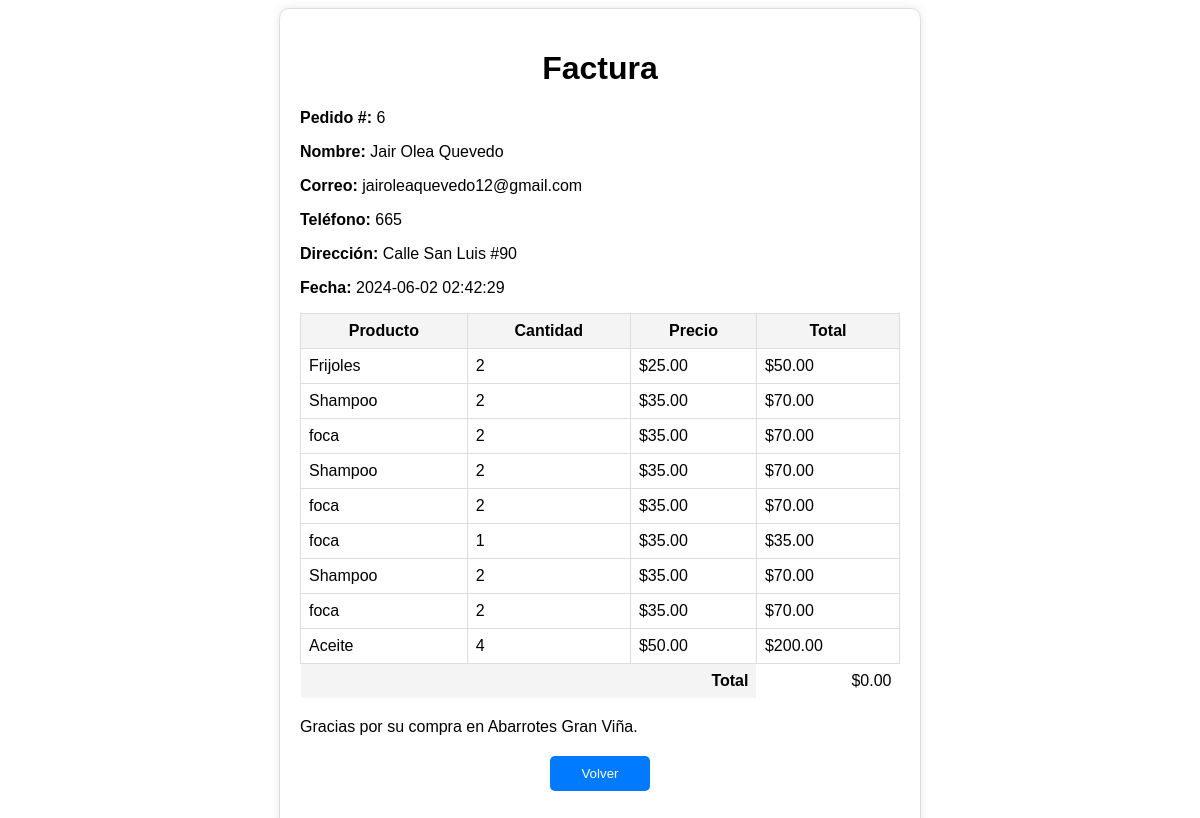
Page /factura.php?pedido_id=6 on the committed database.
### tables this page shows
CREATE TABLE `pedidos` (
  `id` int(11) NOT NULL,
  `nombre_completo` varchar(255) DEFAULT NULL,
  `correo` varchar(255) DEFAULT NULL,
  `telefono` varchar(255) DEFAULT NULL,
  `direccion` varchar(255) DEFAULT NULL,
  `producto` varchar(255) DEFAULT NULL,
  `cantidad` int(11) DEFAULT NULL,
  `id_cliente` int(11) DEFAULT NULL,
  `total` decimal(10,2) NOT NULL DEFAULT 0.00,
  `fecha` timestamp NOT NULL DEFAULT current_timestamp()
);

### factura.php (the view, shortened to what this page needs)
<?php
$servername = "localhost";
$username = "root";
$password = "";
$dbname = "tienda";
$conn = new mysqli($servername, $username, $password, $dbname);
$pedido_id = intval($_GET['pedido_id']);
$stmt = $conn->prepare("SELECT nombre_completo, correo, telefono, direccion, total, fecha FROM pedidos WHERE id = ?");
$stmt->bind_param("i", $pedido_id);
$stmt->execute();
$pedido_result = $stmt->get_result();
$pedido = $pedido_result->fetch_assoc();
$productos_result = $conn->query("SELECT producto, cantidad, precio FROM carrito");
?>
<!DOCTYPE html>
<html lang="en">
<head>
</head>
<body>
    <div class="invoice">
        <h1>Factura</h1>
        <p><strong>Pedido #:</strong> <?php echo $pedido_id; ?></p>
        <p><strong>Nombre:</strong> <?php echo htmlspecialchars($pedido['nombre_completo']); ?></p>
        <p><strong>Correo:</strong> <?php echo htmlspecialchars($pedido['correo']); ?></p>
        <p><strong>Teléfono:</strong> <?php echo htmlspecialchars($pedido['telefono']); ?></p>
        <p><strong>Dirección:</strong> <?php echo htmlspecialchars($pedido['direccion']); ?></p>
        <p><strong>Fecha:</strong> <?php echo htmlspecialchars($pedido['fecha']); ?></p>
        <table>
            <thead>
                <tr>
                    <th>Producto</th>
                    <th>Cantidad</th>
                    <th>Precio</th>
                    <th>Total</th>
                </tr>
            </thead>
            <tbody>
                <?php while ($row = $productos_result->fetch_assoc()) { ?>
                    <tr>
                        <td><?php echo htmlspecialchars($row['producto']); ?></td>
                        <td><?php echo htmlspecialchars($row['cantidad']); ?></td>
                        <td>$<?php echo number_format($row['precio'], 2); ?></td>
                        <td>$<?php echo number_format($row['cantidad'] * $row['precio'], 2); ?></td>
                    </tr>
                <?php } ?>
            </tbody>
            <tfoot>
                <tr class="total">
                    <th colspan="3">Total</th>
                    <td>$<?php echo number_format($pedido['total'], 2); ?></td>
                </tr>
            </tfoot>
        </table>
        <p>Gracias por su compra en Abarrotes Gran Viña.</p>
        <button class="back-button" onclick="window.history.back();">Volver</button>
    </div>
</body>
</html>

### factura.php (style rules this page uses)
body { font-family: Arial, sans-serif; }
.invoice { max-width: 600px; margin: 0 auto; padding: 20px; border: 1px solid #ddd; border-radius: 10px; box-shadow: 0 0 10px rgba(0, 0, 0, 0.1); }
.invoice h1 { text-align: center; }
.invoice table { width: 100%; border-collapse: collapse; margin-bottom: 20px; }
.invoice table th, .invoice table td { border: 1px solid #ddd; padding: 8px; }
.invoice table th { background-color: #f4f4f4; }
.invoice .total { text-align: right; }
.invoice .total th, .invoice .total td { border: none; }
.back-button { display: block; width: 100px; margin: 20px auto; padding: 10px; text-align: center; background-color: #007bff; color: white; border: none; border-radius: 5px; cursor: pointer; }

### rows in the picture
pedidos: nombre_completo "Jair Olea Quevedo", correo "jairoleaquevedo12@gmail.com", telefono "665", direccion "Calle San Luis #90", fecha "2024-06-02 02:42:29", total "0.00"

### other values in the picture
$pedido_id "6"
$row['producto'] "Frijoles"
$row['cantidad'] "2"
$row['precio'] "25.00"
$row['cantidad'] * $row['precio'] "50.00"
$row['producto'] "Shampoo"
$row['precio'] "35.00"
$row['cantidad'] * $row['precio'] "70.00"
$row['producto'] "foca"
$row['cantidad'] "1"
$row['cantidad'] * $row['precio'] "35.00"
$row['producto'] "Aceite"
$row['cantidad'] "4"
$row['precio'] "50.00"
$row['cantidad'] * $row['precio'] "200.00"
